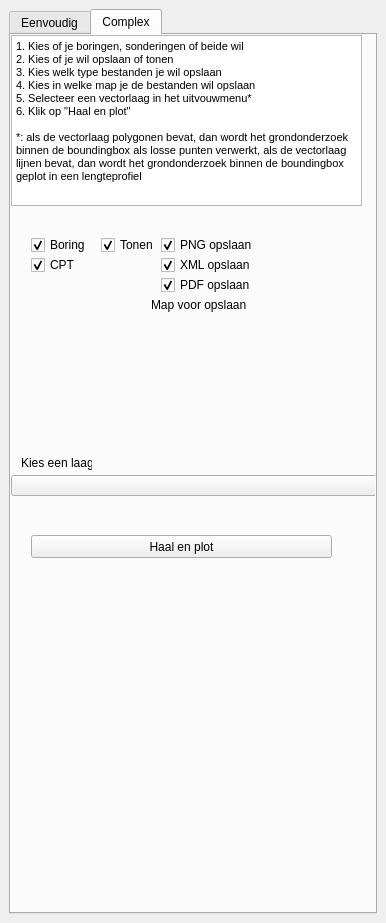
<?xml version="1.0" encoding="UTF-8"?>
<ui version="4.0">
 <class>BroDownloadPlotDockWidgetBase</class>
 <widget class="QDockWidget" name="BroDownloadPlotDockWidgetBase">
  <property name="geometry">
   <rect>
    <x>0</x>
    <y>0</y>
    <width>386</width>
    <height>923</height>
   </rect>
  </property>
  <property name="windowTitle">
   <string>BRO downloaden en plotten</string>
  </property>
  <widget class="QWidget" name="dockWidgetContents">
   <layout class="QGridLayout" name="gridLayout">
    <item row="3" column="0">
     <widget class="QTabWidget" name="tabWidget">
      <property name="currentIndex">
       <number>1</number>
      </property>
      <widget class="QWidget" name="tab">
       <attribute name="title">
        <string>Eenvoudig</string>
       </attribute>
       <widget class="QPushButton" name="pushButtonEenvoudig">
        <property name="geometry">
         <rect>
          <x>10</x>
          <y>210</y>
          <width>331</width>
          <height>23</height>
         </rect>
        </property>
        <property name="text">
         <string>Haal en plot</string>
        </property>
       </widget>
       <widget class="QTextBrowser" name="textBrowser_2">
        <property name="geometry">
         <rect>
          <x>0</x>
          <y>0</y>
          <width>506</width>
          <height>131</height>
         </rect>
        </property>
        <property name="html">
         <string>&lt;!DOCTYPE HTML PUBLIC &quot;-//W3C//DTD HTML 4.0//EN&quot; &quot;http://www.w3.org/TR/REC-html40/strict.dtd&quot;&gt;
&lt;html&gt;&lt;head&gt;&lt;meta name=&quot;qrichtext&quot; content=&quot;1&quot; /&gt;&lt;style type=&quot;text/css&quot;&gt;
p, li { white-space: pre-wrap; }
&lt;/style&gt;&lt;/head&gt;&lt;body style=&quot; font-family:'MS Shell Dlg 2'; font-size:8pt; font-weight:400; font-style:normal;&quot;&gt;
&lt;p style=&quot; margin-top:0px; margin-bottom:0px; margin-left:0px; margin-right:0px; -qt-block-indent:0; text-indent:0px;&quot;&gt;1. Kies of je sonderingen of boringen wil bekijken&lt;/p&gt;
&lt;p style=&quot; margin-top:0px; margin-bottom:0px; margin-left:0px; margin-right:0px; -qt-block-indent:0; text-indent:0px;&quot;&gt;2. Klik op een locatie op de kaart. De kaart centreert zich dan&lt;/p&gt;
&lt;p style=&quot; margin-top:0px; margin-bottom:0px; margin-left:0px; margin-right:0px; -qt-block-indent:0; text-indent:0px;&quot;&gt;3. Klik op &amp;quot;Haal en plot&amp;quot;&lt;/p&gt;
&lt;p style=&quot; margin-top:0px; margin-bottom:0px; margin-left:0px; margin-right:0px; -qt-block-indent:0; text-indent:0px;&quot;&gt;4. Het onderzoek wordt gedownload en geplot&lt;/p&gt;&lt;/body&gt;&lt;/html&gt;</string>
        </property>
       </widget>
       <widget class="QRadioButton" name="radioButtonCpt">
        <property name="geometry">
         <rect>
          <x>10</x>
          <y>140</y>
          <width>80</width>
          <height>18</height>
         </rect>
        </property>
        <property name="text">
         <string>Sondering</string>
        </property>
        <property name="checked">
         <bool>true</bool>
        </property>
        <attribute name="buttonGroup">
         <string notr="true">buttonGroup</string>
        </attribute>
       </widget>
       <widget class="QRadioButton" name="radioButtonBoring">
        <property name="geometry">
         <rect>
          <x>10</x>
          <y>170</y>
          <width>80</width>
          <height>18</height>
         </rect>
        </property>
        <property name="text">
         <string>Boring</string>
        </property>
        <attribute name="buttonGroup">
         <string notr="true">buttonGroup</string>
        </attribute>
       </widget>
      </widget>
      <widget class="QWidget" name="tab_2">
       <attribute name="title">
        <string>Complex</string>
       </attribute>
       <widget class="QPushButton" name="pushButtonComplex">
        <property name="geometry">
         <rect>
          <x>20</x>
          <y>500</y>
          <width>301</width>
          <height>23</height>
         </rect>
        </property>
        <property name="text">
         <string>Haal en plot</string>
        </property>
       </widget>
       <widget class="QTextBrowser" name="textBrowser">
        <property name="geometry">
         <rect>
          <x>0</x>
          <y>0</y>
          <width>351</width>
          <height>171</height>
         </rect>
        </property>
        <property name="html">
         <string>&lt;!DOCTYPE HTML PUBLIC &quot;-//W3C//DTD HTML 4.0//EN&quot; &quot;http://www.w3.org/TR/REC-html40/strict.dtd&quot;&gt;
&lt;html&gt;&lt;head&gt;&lt;meta name=&quot;qrichtext&quot; content=&quot;1&quot; /&gt;&lt;style type=&quot;text/css&quot;&gt;
p, li { white-space: pre-wrap; }
&lt;/style&gt;&lt;/head&gt;&lt;body style=&quot; font-family:'MS Shell Dlg 2'; font-size:8pt; font-weight:400; font-style:normal;&quot;&gt;
&lt;p style=&quot; margin-top:0px; margin-bottom:0px; margin-left:0px; margin-right:0px; -qt-block-indent:0; text-indent:0px;&quot;&gt;1. Kies of je boringen, sonderingen of beide wil&lt;/p&gt;
&lt;p style=&quot; margin-top:0px; margin-bottom:0px; margin-left:0px; margin-right:0px; -qt-block-indent:0; text-indent:0px;&quot;&gt;2. Kies of je wil opslaan of tonen&lt;/p&gt;
&lt;p style=&quot; margin-top:0px; margin-bottom:0px; margin-left:0px; margin-right:0px; -qt-block-indent:0; text-indent:0px;&quot;&gt;3. Kies welk type bestanden je wil opslaan&lt;/p&gt;
&lt;p style=&quot; margin-top:0px; margin-bottom:0px; margin-left:0px; margin-right:0px; -qt-block-indent:0; text-indent:0px;&quot;&gt;4. Kies in welke map je de bestanden wil opslaan&lt;/p&gt;
&lt;p style=&quot; margin-top:0px; margin-bottom:0px; margin-left:0px; margin-right:0px; -qt-block-indent:0; text-indent:0px;&quot;&gt;5. Selecteer een vectorlaag in het uitvouwmenu*&lt;/p&gt;
&lt;p style=&quot; margin-top:0px; margin-bottom:0px; margin-left:0px; margin-right:0px; -qt-block-indent:0; text-indent:0px;&quot;&gt;6. Klik op &amp;quot;Haal en plot&amp;quot;&lt;/p&gt;
&lt;p style=&quot;-qt-paragraph-type:empty; margin-top:0px; margin-bottom:0px; margin-left:0px; margin-right:0px; -qt-block-indent:0; text-indent:0px;&quot;&gt;&lt;br /&gt;&lt;/p&gt;
&lt;p style=&quot; margin-top:0px; margin-bottom:0px; margin-left:0px; margin-right:0px; -qt-block-indent:0; text-indent:0px;&quot;&gt;*: als de vectorlaag polygonen bevat, dan wordt het grondonderzoek binnen de boundingbox als losse punten verwerkt, als de vectorlaag lijnen bevat, dan wordt het grondonderzoek binnen de boundingbox geplot in een lengteprofiel&lt;/p&gt;&lt;/body&gt;&lt;/html&gt;</string>
        </property>
       </widget>
       <widget class="QgsMapLayerComboBox" name="mMapLayerComboBox">
        <property name="geometry">
         <rect>
          <x>0</x>
          <y>440</y>
          <width>506</width>
          <height>21</height>
         </rect>
        </property>
       </widget>
       <widget class="QCheckBox" name="checkBoxBoring">
        <property name="geometry">
         <rect>
          <x>20</x>
          <y>200</y>
          <width>71</width>
          <height>20</height>
         </rect>
        </property>
        <property name="text">
         <string>Boring</string>
        </property>
        <property name="checked">
         <bool>true</bool>
        </property>
       </widget>
       <widget class="QCheckBox" name="checkBoxCpt">
        <property name="geometry">
         <rect>
          <x>20</x>
          <y>220</y>
          <width>71</width>
          <height>20</height>
         </rect>
        </property>
        <property name="text">
         <string>CPT</string>
        </property>
        <property name="checked">
         <bool>true</bool>
        </property>
       </widget>
       <widget class="QCheckBox" name="checkBoxShow">
        <property name="geometry">
         <rect>
          <x>90</x>
          <y>200</y>
          <width>61</width>
          <height>20</height>
         </rect>
        </property>
        <property name="text">
         <string>Tonen</string>
        </property>
        <property name="checked">
         <bool>true</bool>
        </property>
       </widget>
       <widget class="QCheckBox" name="checkBoxPng">
        <property name="geometry">
         <rect>
          <x>150</x>
          <y>200</y>
          <width>181</width>
          <height>20</height>
         </rect>
        </property>
        <property name="text">
         <string>PNG opslaan</string>
        </property>
        <property name="checked">
         <bool>true</bool>
        </property>
       </widget>
       <widget class="QCheckBox" name="checkBoxXml">
        <property name="geometry">
         <rect>
          <x>150</x>
          <y>220</y>
          <width>91</width>
          <height>20</height>
         </rect>
        </property>
        <property name="text">
         <string>XML opslaan</string>
        </property>
        <property name="checked">
         <bool>true</bool>
        </property>
       </widget>
       <widget class="QCheckBox" name="checkBoxPdf">
        <property name="geometry">
         <rect>
          <x>150</x>
          <y>240</y>
          <width>91</width>
          <height>20</height>
         </rect>
        </property>
        <property name="text">
         <string>PDF opslaan</string>
        </property>
        <property name="checked">
         <bool>true</bool>
        </property>
       </widget>
       <widget class="QLabel" name="label_3">
        <property name="geometry">
         <rect>
          <x>140</x>
          <y>260</y>
          <width>171</width>
          <height>20</height>
         </rect>
        </property>
        <property name="text">
         <string>Map voor opslaan</string>
        </property>
       </widget>
       <widget class="QgsFileWidget" name="mQgsFileWidget">
        <property name="geometry">
         <rect>
          <x>140</x>
          <y>280</y>
          <width>101</width>
          <height>20</height>
         </rect>
        </property>
        <property name="storageMode">
         <enum>QgsFileWidget::GetDirectory</enum>
        </property>
        <property name="options">
         <set>QFileDialog::ShowDirsOnly</set>
        </property>
       </widget>
       <widget class="QLabel" name="label">
        <property name="geometry">
         <rect>
          <x>10</x>
          <y>420</y>
          <width>71</width>
          <height>16</height>
         </rect>
        </property>
        <property name="text">
         <string>Kies een laag</string>
        </property>
       </widget>
      </widget>
     </widget>
    </item>
   </layout>
  </widget>
 </widget>
 <customwidgets>
  <customwidget>
   <class>QgsFileWidget</class>
   <extends>QWidget</extends>
   <header>qgsfilewidget.h</header>
  </customwidget>
  <customwidget>
   <class>QgsMapLayerComboBox</class>
   <extends>QComboBox</extends>
   <header>qgsmaplayercombobox.h</header>
  </customwidget>
 </customwidgets>
 <resources/>
 <connections/>
 <buttongroups>
  <buttongroup name="buttonGroup"/>
 </buttongroups>
</ui>
